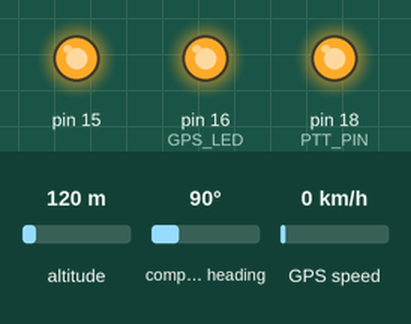
This sketch was run on a simulated Arduino Uno, built with avr-gcc and run on an emulated ATmega328P. On the bench: output pins drawn as LEDs (lit = HIGH). The test bench sets the inputs (shaded band); at power-on: altitude 120 m, compass heading 90°, GPS speed 0 km/h. The GPS gets a fix after 3 s at 37.7749, -122.4194 with 8 satellites; what the sketch prints to the serial monitor is not drawn.

Above: at 0.05 s.
Timing chart, 0 to 3.0 s (numbered marks = the images above):
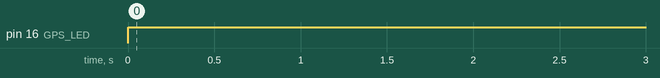

Measured:
- by itself, pin 16 (GPS_LED): HIGH → LOW at 5.0 s, → HIGH 0.15 s later, → LOW 0.15 s later, → HIGH 0.15 s later, … (812 changes in this stretch)

The sketch:

Transmitter_AIR_v1.2.ino
```cpp
#include <Oregon_TX_AIR.h>
#include <SoftwareSerial.h>
#include <TinyGPS.h>

//#define AIR1

// GPS модуль
SoftwareSerial gpsSerial(5, 4);//rx,tx
TinyGPS gps; // создать gps объект
    bool newdata = false;
    bool tx_flag = false;
    unsigned long start;
    long lat, lon;
    float falt;
    unsigned long fix_age, time, date, Second;
    int year;
    byte month, day, hour, minute, second, hundredths;
    uint32_t mysecond, second_, _second_, milli_s, timer1, timer2;
    #define PERIOD 1000 // период отсчёта миллисек. при синхронизации от 00 сек
// END

// ** Пример от Invandy** - Имитатор датчиков температуры и влажности Oregon Scientific
// В данном примере иммитируются пакеты следующих типов датчиков:
// THGN132N (тип 1D20h, протокол v2, 3 канала)
// RTGN318  (тип ХСС3h, протокол v2, 5 каналов)
// THGR810  (тип F824h, протокол v3, 10 каналов)
// Вывод передатчика один. Указывается только при создании первого объекта. В данном примере передатчик подключен к D6
// Oregon_TM transmitter(6), transmitter2, transmitter3, transmitter4;
// END ////////////////////////////////////////////////
Oregon_TM transmitter, transmitter2, transmitter3, transmitter4;

// Массив режимов работы ЗЕЛЁНОГО светодиода(ИНДИКАТОР ПРИЁМА GPS)
byte modes[] = {
   0B00000000, //Светодиод выключен
   0B11111111, //Горит постоянно
   0B00001111, //Мигание по 0.5 сек
   0B00000001, //Короткая вспышка раз в секунду
   0B00000101, //Две короткие вспышки раз в секунду
   0B00010101, //Три короткие вспышки раз в секунду
   0B01010101  //Частые короткие вспышки (4 раза в секунду)
};
  uint32_t ms, ms1 = 0, ms2 = 0;
  uint8_t  blink_loop = 0;
  uint8_t  blink_mode;
  uint8_t  modes_count;
///////////////////////////////////////////////////////////////////////////////////////////////////////////////////////////////////////////////////
void setup()
{
  Serial.begin(115200);
  Serial.println("Waiting data of GPS...");
  gpsSerial.begin(9600);            // Подключаем GPS приёмник на указанной скорости
  pinMode(GPS_LED, OUTPUT);         // ИНДИКАЦИЯ GPS ПРИЁМА - ЗЕЛЁНЫЙ СВЕТОДИОД
  digitalWrite(GPS_LED, HIGH);

  // Пример от Invandy /////////////////////////////////////////
  // Первый передатчик /////////////////////////////////////////
  transmitter.setType(THGN132);
  transmitter.setChannel(3);        // Номер канала для THGN132 - 1...3
  transmitter.setBatteryFlag(1);    // Флаг разряженной батарейки
  transmitter.setTemperature(24.2); // -50C...+70C
  transmitter.setHumidity(13);      // 2...98%
  transmitter.setComfort(24.2, 13); // Расчёт передаваемого индекса комфорта

  //Второй передатчик
  transmitter2.setType(THGR810);
  transmitter2.setChannel(1);       // Номер канала для THGR810 - 1...10 (Возможно приниматься базой будут тольок первые 5 каналов. Проверить мне не на чем...)
  transmitter2.setBatteryFlag(1);
  transmitter2.setTemperature(+49.9);
  transmitter2.setHumidity(98);
  transmitter2.setComfort(+49.9, 98);

  //Третий передатчик
  transmitter3.setType(RTGN318);
  transmitter3.setChannel(5);       // Номер канала для RTGN318 - 1...5.
  transmitter3.setBatteryFlag(0);
  transmitter3.setTemperature(-31);
  transmitter3.setHumidity(50);
  transmitter3.setComfort(-31,50);
  // END //////////////////////////////
}

///////////////////////////////////////////////////////////////////////////////////////////////////////////////////////////////////////////////////

void loop()
{
  newdata = readgps();               // Чтение данных GPS приёмника
  sync_with_time();                  // Синхронизация таймера с GPS
      if (newdata)
      {
        start = millis();
        gps.get_position(&lat, &lon);
        gps.get_datetime(&date, &time, &fix_age);
        falt = gps.f_altitude();     // +/- altitude in meters
        green_led(modes[1]);         // Включаем индикацию приёма GPS. LED постоянно горит - GPS приём есть.
        Serial.print("Lat: "); Serial.print(lat);
        Serial.print(" Long: "); Serial.print(lon);
        Serial.print(" Altitude: "); Serial.print(falt);
        Serial.print(" Date: "); Serial.print(date);
        Serial.print(" Time: "); Serial.println(time);
        Serial.print(" Real_Time секунды: ");Serial.println(second);
      }
    //передача осуществляется по таймеру, который определяется типом датчика и номером канала
    transmitter4.setType(AIRx);
    transmitter4.setChannel(1);       // tiimeslot. формируется номер транспондера(Сейчас этот параметр формирует номер канала - timeslot. 27.07.20 - флаг, пока, не принимает участия в формировании номера тайм-слота)
    transmitter4.setLatitude(lat);
    transmitter4.setLongitude(lon);
    transmitter4.setAltitude(falt);

    //if (transmitter.transmit()) PrintSentData(transmitter.SendBuffer);
    //if (transmitter2.transmit())PrintSentData(transmitter2.SendBuffer);
    //if (transmitter3.transmit()) PrintSentData(transmitter3.SendBuffer);
    if ( tx_flag == true && transmitter4.transmit(second_)) PrintSentData(transmitter4.SendBuffer);  //параметры (second, offset_t) - текущее время(только секунды), и время смещения(таймслот)
}
// ИНДИКАЦИЯ GPS ЗЕЛЁНЫЙ  СВЕТОДИОД #########################
    void green_led(uint8_t blink_mode){           // Пеердаём в воид параметр - режим индикации
      ms = millis();
      ms1 = ms;
      if( ( ms - ms2 ) > 150 ){                   // Параметр (150) определяет частоту мигания. Чем меньше значение - тем чаще.
         ms2 = ms;
         digitalWrite(GPS_LED, HIGH);             // Высокое значение на выводе - гасим LED
         if(  blink_mode & 1<<(blink_loop&0x07) ) // Режим светодиода ищем по битовой маске
         digitalWrite(GPS_LED, LOW);
         blink_loop++;
      }
    }

// GPS void ###################################################
// проверка наличия данных
    bool readgps()
    {
      while (gpsSerial.available()){
        int b = gpsSerial.read();
        //в библиотеке TinyGPS имеется ошибка: не обрабатываются данные с \r и \n
        if('\r' != b){
        if (gps.encode(b))
        return true;
        }
      }
    return false;
    }

// СИНХРОНИЗАЦИЯ С НУЛЕВОЙ СЕКУНДОЙ - void ######################
void sync_with_time()
{
  gps.crack_datetime(&year, &month, &day, &hour, &minute, &second, &hundredths);
  // second = second % 5; - эта процедура превращает секунды 00 - 59, полученные от tinyGPS в десятичном виде, в 5-ти секундные циклы 0,1,2,3,4,0,1,2,3,4,0, и.т.д.
  // путем деления с остатком который и заносится в переменную. Важное замечание! переменную second необходимо представить типом byte!
  // Это самый короткий путь чтобы отбросить старший разряд, тоесть отбросить десятки секунд и оставить только цикл от 0 до 4
  _second_ = second % 5 ;             // Секунды полученные от GPS 0 ... 59, переводим в 0,1,2,3,4,0,1,2,3,4,0.... и т.д..
  if (newdata){                       // Если с GPS есть новая отметка времени, то:
  tx_flag = true;
  timer1 = millis();                  // в этот момент(на переходе 0-ой отметки между секундами) СБРАСЫВАЕМ/устанавливаем timer1 = значению millis()
  }else{                              // Впротивном случае выполняем:
//  tx_flag = false;
  timer2 = millis() - timer1;         // отсчёт millis() сразу после перехода через 0 (0,1,2,3,4,5,6,7,8,9,10,11, .... 999)
  second_ = _second_ * 1000 + timer2; // Сращиваем секунды в диаппазоне - 0,1,2,3,4,0 и миллисекунды в диаппазоне от 0 до 999(если произошёл сброс timer1), или до  бесконечности если сброса не было!
  if (second_ >= 5000){               // Если произошла рассинхронизация таймера, значит нет данных от GPS. Тогда:
//    tx_flag = false;
    second_ = 0;                      // Сбрасываем таймер в 0. Тем самым запрещаем циклическую передачу повторяющихся данных
    green_led(modes[6]);              // Частое мигание зелёным LED. 4 раза в секунду - "нет приёма GPS"
  }
//  if (second_ >= 32000){              // Если произошла рассинхронизация таймера, значит нет данных от GPS. Тогда:
//    second_ = 10000;                      // Сбрасываем таймер в 0. Тем самым запрещаем циклическую передачу повторяющихся данных
//    tx_flag = false;
//    green_led(modes[0]);              // Отсутствие индикации зелёного LED."нет приёма GPS более чем полминуты"
//  }
//  }
  }
}
///////////////////////////////////////////////////////////////////////////////////////////////////////////////////////////////////////////////////
void PrintSentData(byte* buf)
{
  Serial.print(millis() / 1000);
  Serial.print("s \t\t");
  for (byte i = 0; i < 10; ++i)
  {
    byte trmbuf = *buf;
    Serial.print(trmbuf >> 4, HEX);
    if (i < (10 - 1) )
    Serial.print(trmbuf & 0x0F, HEX);
    buf++;
  }
  Serial.println();
}
```

Oregon_TX_AIR.h
```cpp
#include <Arduino.h>
#ifndef Oregon_TM_h
#define Oregon_TM_h

/////////////////////////////////////////////////////////////////////////////////////////////////////////////////////////////////////////////////
// This Arduino code is for receive and transmit data using Oregon Scientific RF protocol version 2.1 and 3.0.
//
// Last updated: 14 October 2019
//
// The folowed sensors data format are supported.
//
// Receive and transmit:
// THGN132N (THGR122N, THGN123N),
// RTGN318,
// THGR810.

// Receive only:
// THN132N,
// WGR800,
// UVN800.
//
// Aslo supported self-developed sensors. Please contact author for additional infromation.
//
// This file is part of the Arduino OREGON_NR library.
/////////////////////////////////////////////////////////////////////////////////////////////////////////////////////////////////////////////////
//
// The MIT License (MIT)
//
// Copyright (c) 2019 Sergey Zawislak
//
// Permission is hereby granted, free of charge, to any person obtaining a copy of this software and associated documentation files (the "Software"),
// to deal in the Software without restriction, including without limitation the rights to use, copy, modify, merge, publish, distribute, sublicense,
// and/or sell copies of the Software, and to permit persons to whom the Software is furnished to do so, subject to the following conditions:
//
// The above copyright notice and this permission notice shall be included in all copies or substantial portions of the Software.
//
// THE SOFTWARE IS PROVIDED "AS IS", WITHOUT WARRANTY OF ANY KIND, EXPRESS OR IMPLIED, INCLUDING BUT NOT LIMITED TO THE WARRANTIES OF MERCHANTABILITY,
// FITNESS FOR A PARTICULAR PURPOSE AND NONINFRINGEMENT. IN NO EVENT SHALL THE AUTHORS OR COPYRIGHT HOLDERS BE LIABLE FOR ANY CLAIM, DAMAGES OR OTHER
// LIABILITY, WHETHER IN AN ACTION OF CONTRACT, TORT OR OTHERWISE, ARISING FROM, OUT OF OR IN CONNECTION WITH THE SOFTWARE OR THE USE OR OTHER DEALINGS
// IN THE SOFTWARE.
/////////////////////////////////////////////////////////////////////////////////////////////////////////////////////////////////////////////////
/////////////////////////////////////////////////////////////////////////////////////////////////////////////////////////////////////////////////
//
// Данная библиотека Ардуино предназначена для приема и передачи данных в формате беспроводного протокола Oregon Scientific v2.1 и v3.0
//
// Последнее обновление 14 Октября 2019
//
// Поддерживается формат следующих датчиков
//
// Приём и передача:
// THGN132N (THGR122N, THGN123N),
// RTGN318,
// THGR810.

// Тольок приём:
// THN132N,
// WGR800,
// UVN800.
//
// Также поддерживаются датчики собственной разработки (за дополнительной документацей обращаться к автору)
//
// Этот файл - часть библиотеки OREGON_NR
/////////////////////////////////////////////////////////////////////////////////////////////////////////////////////////////////////////////////

#define TR_TIME 488
#define TWOTR_TIME 976
#define PULSE_SHORTEN_2   80
#define PULSE_SHORTEN_3   120

#define THGN132   0x1D20
#define THGR810   0xF824
#define RTGN318   0xDCC3
#define THP	    0x5500
#define AIR4
// #define AIR     0xAAA               // Префикс - идентификатор пакета, принадлежащего всем транспондерам


// #define AIR1    0xAAA1
// #define AIR2    0xAAA2
// #define AIR3    0xAAA3
// #define AIR4    0xAAA4
// #define AIR5    0xAAA5
// #define AIR6    0xAAA6
// #define AIR7    0xAAA7
// #define AIR8    0xAAA8
// #define AIR9    0xAAA9

// #define AIRx
// #define AIRx    0xAAA3              // Определяем уникальный номер транспондера AAA0 ... AAA9
#ifdef AIR0
#define AIRx    0xAAA0
#define offset_t 100
#endif

#ifdef AIR1
#define AIRx    0xAAA1
#define offset_t 600
#endif

#ifdef AIR2
#define AIRx    0xAAA2
#define offset_t 1100
#endif

#ifdef AIR3
#define AIRx    0xAAA3
#define offset_t 1600
#endif

#ifdef AIR4
#define AIRx    0xAAA4
#define offset_t 2100
#endif

#ifdef AIR5
#define AIRx    0xAAA5
#define offset_t 2600
#endif

#ifdef AIR6
#define AIRx    0xAAA6
#define offset_t 3100
#endif

#ifdef AIR7
#define AIRx    0xAAA7
#define offset_t 3600
#endif

#ifdef AIR8
#define AIRx    0xAAA8
#define offset_t 4100
#endif

#ifdef AIR9
#define AIRx    0xAAA9
#define offset_t 4600
#endif

static byte TX_PIN = 19;            // установка порта передачи данных (A5)
static byte PTT_PIN = 18;           // установка порта для PTT (A4)
static byte TX_LED  = 15;           // индикация передачи порт (A1)
static byte GPS_LED  = 16;          // индикация приёма GPS (A2)
static const int buffersize = 10;   // original
// int offset_t;
// #define AIRx
// word AIRx;

class Oregon_TM
{
  public:

    byte SendBuffer[buffersize];
    byte protocol = 2;
    word sens_type = 0x0000;
    int timing_corrector2 = 4;
    int timing_corrector3 = 2;
    int send_time_transponder = 4000;//период передачи транспондера
    // int offset_t;
    // word AIRx;

    Oregon_TM(byte);
    Oregon_TM();
    void setType(word);
    void setChannel( byte);
    void setId(byte);
    void setBatteryFlag(bool);
    void setStartCount(byte);
    void setTemperature(float);
    void setHumidity(byte);
    void setComfort(float, byte);
    bool transmit(int);
    // bool transmit(int, int);
    void SendPacket();

    void setErrorTHP();
    void setPressureTHP(float);
    void setTemperatureTHP(float);
    void setBatteryTHP(word);
    void setChannelTHP(byte);
    void setHumidityTHP(float);
    // mr.Tech
    void setLatitude(long);
    void setLongitude(long);
    void setAltitude(int);
    void GPSsquelshOn();
    void GPSsquelshOff();
    // end


  private:

    void sendZero(void);
    void sendOne(void);
    void sendMSB(const byte);
    void sendLSB(const byte);
    void sendData();
    void sendOregon();
    void sendPreamble();
    void calculateAndSetChecksum132();
    void calculateAndSetChecksum318();
    void calculateAndSetChecksum810();
    void calculateAndSetChecksumAAA();


    void calculateAndSetChecksumTHP();

    unsigned long time_marker = 0;
    unsigned long time_marker_send = 0;
    unsigned long send_time = 0;
    bool prevbit = 1;
    bool prevstate = 1;
};

#endif
```
